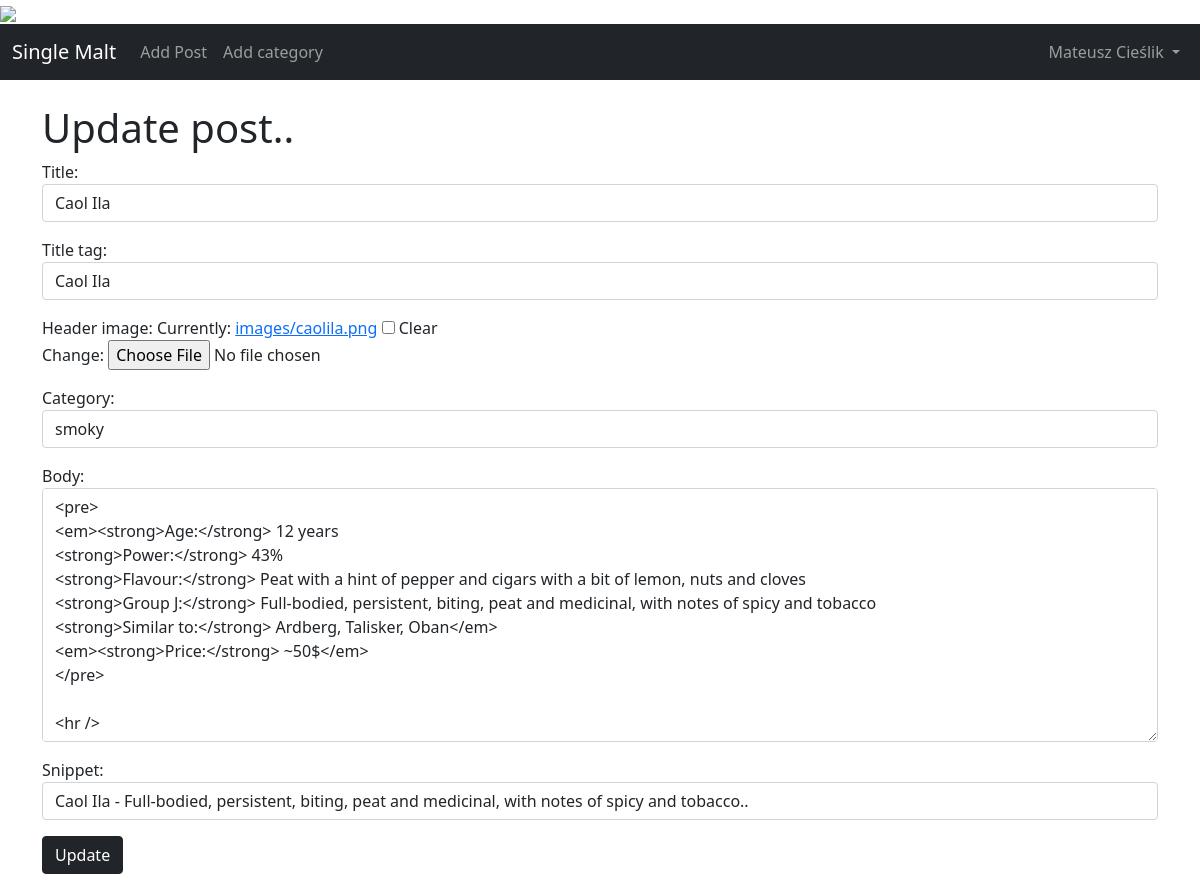
Page /article/edit/9 (signed in) on the earlier database version.
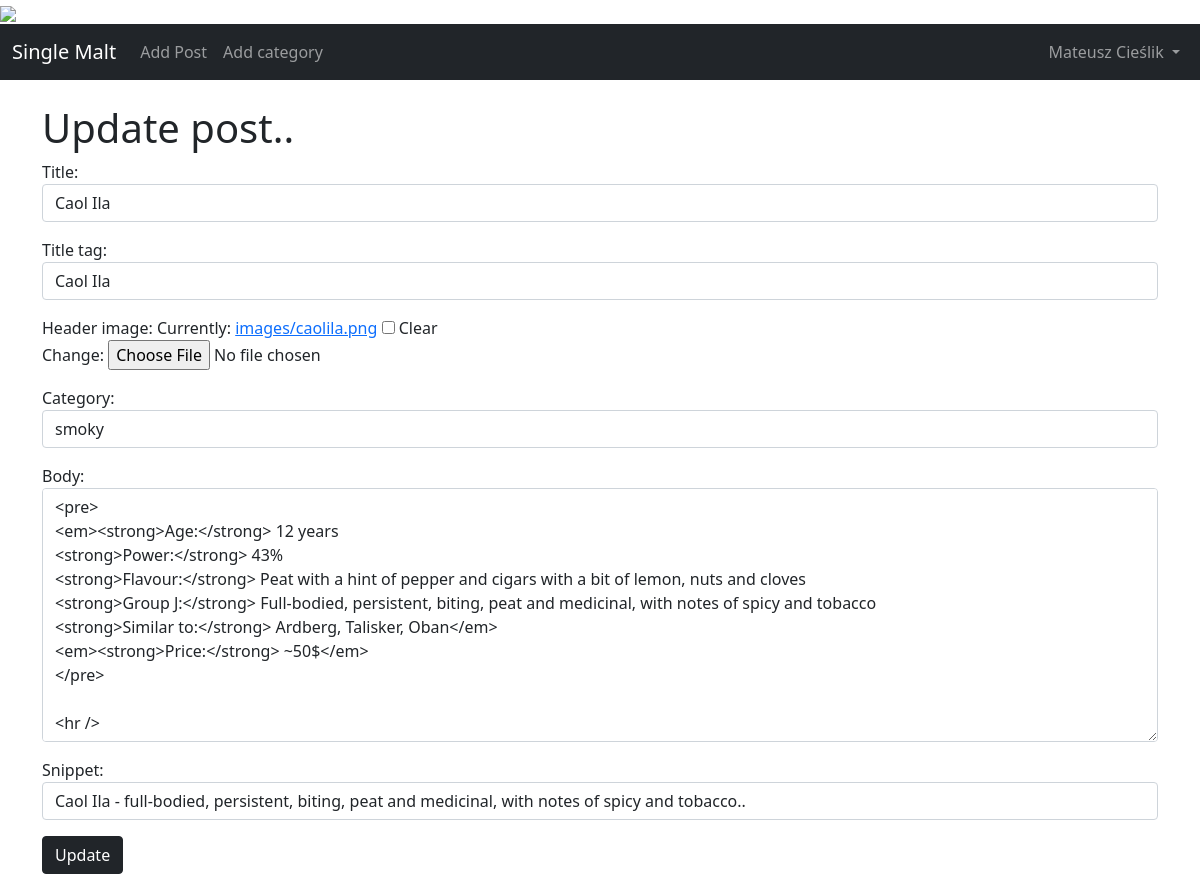
Same page on the later database version.
### yerbata/models.py (models this page shows, shortened)
class Post(models.Model):
    title = models.CharField(max_length=255)
    header_image = models.ImageField(null=True, blank=True, upload_to="images/")
    title_tag = models.CharField(max_length=255, default="Single Malt")
    author = models.ForeignKey(User, on_delete=models.CASCADE)
    body = RichTextField(blank=True, null=True)
    post_date = models.DateField(auto_now_add=True)
    category = models.CharField(max_length=255, default='Single Malt')
    snippet = models.CharField(max_length=255)
    likes = models.ManyToManyField(User, related_name='blog_posts')

### yerbata/views.py (the view)
# urls.py: path('article/edit/<int:pk>', UpdatePostView.as_view(), name='update_post'),
class UpdatePostView(UpdateView):
    model = Post
    form_class = PostForm
    template_name = 'update_post.html'

### yerbata/forms.py
class PostForm(forms.ModelForm):
    class Meta:
        model = Post
        fields = ('title', 'title_tag', 'header_image', 'author', 'category', 'body', 'snippet')
        widgets = {'title': forms.TextInput(attrs={'class': 'form-control', 'placeholder': 'Blog title..'}),
                   'title_tag': forms.TextInput(attrs={'class': 'form-control'}),
                   'author': forms.TextInput(
                       attrs={'class': 'form-control', 'value': '', 'id': 'user', 'type': 'hidden'}),
                   'category': forms.Select(choices=choice_list, attrs={'class': 'form-control'}),
                   'body': forms.Textarea(attrs={'class': 'form-control', 'placeholder': 'Type blog stuff..'}),
                   'snippet': forms.TextInput(attrs={'class': 'form-control', 'placeholder': 'Type snippet..'}),
                   }

### yerbata/templates/update_post.html (shortened to what this page needs)
{% extends 'base.html' %}
{% block content %}
{% if user.is_authenticated %}
    {% if user.id == post.author.id %}
        <h1>Update post..</h1>
        <div class="form-group">
            <form method="POST">
                {{ form.as_p }}
                <button class="btn btn-dark">Update</button>
            </form>
        </div>
        {% else %}
        You're not allowed here!
        {% endif %}
{% else %}
You're not allowed here!
{% endif %}
{% endblock %}

Differences in the rows shown:
changed Post "Caol Ila": snippet "Caol Ila - Full-bodied, persistent, biting, peat and medicinal, with notes of spicy and tobacco.." → "Caol Ila - full-bodied, persistent, biting, peat and medicinal, with notes of spicy and tobacco.."
